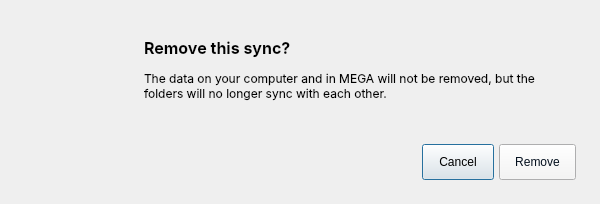
<?xml version="1.0" encoding="UTF-8"?>
<ui version="4.0">
 <class>RemoveSyncConfirmationDialog</class>
 <widget class="QDialog" name="RemoveSyncConfirmationDialog">
  <property name="geometry">
   <rect>
    <x>0</x>
    <y>0</y>
    <width>600</width>
    <height>204</height>
   </rect>
  </property>
  <property name="minimumSize">
   <size>
    <width>600</width>
    <height>204</height>
   </size>
  </property>
  <property name="maximumSize">
   <size>
    <width>600</width>
    <height>204</height>
   </size>
  </property>
  <property name="windowTitle">
   <string>Remove this sync?</string>
  </property>
  <property name="styleSheet">
   <string notr="true">QWidget::title 
{
    width: 600px;
    height: 204px;
    display: flex;
    padding: 3px 10px;
    justify-content: center;
    align-items: center;
    flex: 1 0 0;
}

#bOK
{
color: #04101E; /*colorToken.text-inverse-accent*/
background-color:  #F4F4F5; /*colorToken.button-primary*/
}

#labelFolderIcon
{
border-image: url(&quot;:/images/icons/folder/synced-folder.png&quot;);
max-width: 96px;
max-height: 96px;
}

#labelMessage
{
	/* Layout */
    max-width: 432px;
    height: 36px;
    align-self: stretch;

	/* Typography */
    font-family: Inter;
    font-size: 12px;
    font-style: normal;
    font-weight: 400;
    line-height: 18px;
	word-wrap: break-word; /* Enable word wrap */
    white-space: pre-wrap;
}

#labelHeader
{
	/* Layout */
	align-self: stretch;

	/* Label 2/Semibold */
    font-family: Inter;
    font-size: 16px;
    font-style: normal;
    font-weight: 600;
    line-height: 24px;
    max-width: 432px;
}</string>
  </property>
  <widget class="QLabel" name="labelFolderIcon">
   <property name="geometry">
    <rect>
     <x>24</x>
     <y>24</y>
     <width>96</width>
     <height>96</height>
    </rect>
   </property>
   <property name="text">
    <string/>
   </property>
  </widget>
  <widget class="QLabel" name="labelHeader">
   <property name="geometry">
    <rect>
     <x>144</x>
     <y>36</y>
     <width>432</width>
     <height>24</height>
    </rect>
   </property>
   <property name="styleSheet">
    <string notr="true"/>
   </property>
   <property name="text">
    <string>Remove this sync?</string>
   </property>
  </widget>
  <widget class="QLabel" name="labelMessage">
   <property name="geometry">
    <rect>
     <x>144</x>
     <y>68</y>
     <width>432</width>
     <height>36</height>
    </rect>
   </property>
   <property name="text">
    <string>The data on your computer and in MEGA will not be removed, but the folders will no longer sync with each other.</string>
   </property>
   <property name="wordWrap">
    <bool>true</bool>
   </property>
  </widget>
  <widget class="QPushButton" name="bCancel">
   <property name="geometry">
    <rect>
     <x>422</x>
     <y>144</y>
     <width>72</width>
     <height>36</height>
    </rect>
   </property>
   <property name="sizePolicy">
    <sizepolicy hsizetype="Minimum" vsizetype="Fixed">
     <horstretch>0</horstretch>
     <verstretch>0</verstretch>
    </sizepolicy>
   </property>
   <property name="maximumSize">
    <size>
     <width>77</width>
     <height>36</height>
    </size>
   </property>
   <property name="cursor">
    <cursorShape>PointingHandCursor</cursorShape>
   </property>
   <property name="styleSheet">
    <string notr="true"/>
   </property>
   <property name="text">
    <string>Cancel</string>
   </property>
  </widget>
  <widget class="QPushButton" name="bOK">
   <property name="geometry">
    <rect>
     <x>499</x>
     <y>144</y>
     <width>77</width>
     <height>36</height>
    </rect>
   </property>
   <property name="sizePolicy">
    <sizepolicy hsizetype="Minimum" vsizetype="Fixed">
     <horstretch>0</horstretch>
     <verstretch>0</verstretch>
    </sizepolicy>
   </property>
   <property name="maximumSize">
    <size>
     <width>77</width>
     <height>36</height>
    </size>
   </property>
   <property name="cursor">
    <cursorShape>PointingHandCursor</cursorShape>
   </property>
   <property name="text">
    <string>Remove</string>
   </property>
  </widget>
 </widget>
 <resources/>
 <connections>
  <connection>
   <sender>bCancel</sender>
   <signal>clicked()</signal>
   <receiver>RemoveSyncConfirmationDialog</receiver>
   <slot>reject()</slot>
   <hints>
    <hint type="sourcelabel">
     <x>413</x>
     <y>51</y>
    </hint>
    <hint type="destinationlabel">
     <x>229</x>
     <y>36</y>
    </hint>
   </hints>
  </connection>
 </connections>
</ui>
